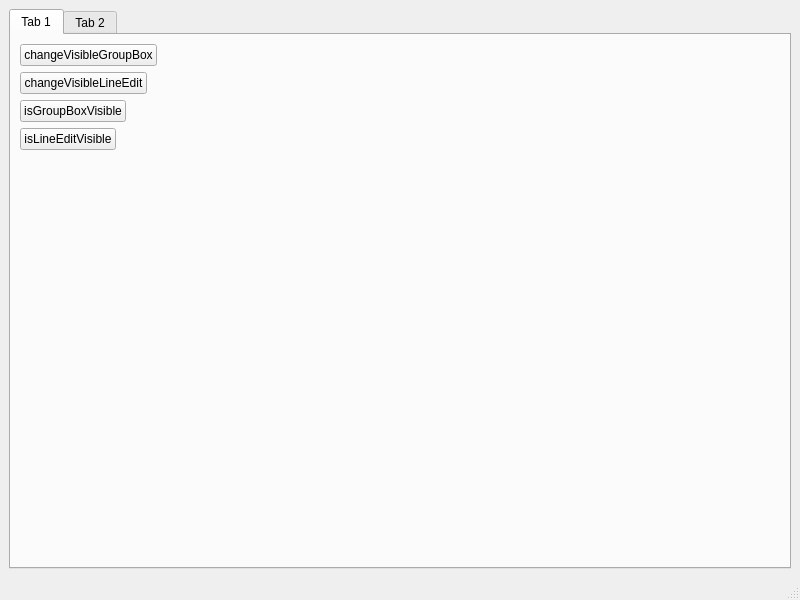
<?xml version="1.0" encoding="UTF-8"?>
<ui version="4.0">
 <class>MainWindow</class>
 <widget class="QMainWindow" name="MainWindow">
  <property name="geometry">
   <rect>
    <x>0</x>
    <y>0</y>
    <width>800</width>
    <height>600</height>
   </rect>
  </property>
  <property name="windowTitle">
   <string>MainWindow</string>
  </property>
  <widget class="QWidget" name="centralwidget">
   <layout class="QGridLayout" name="gridLayout">
    <item row="0" column="0">
     <widget class="QTabWidget" name="tabWidget">
      <property name="currentIndex">
       <number>0</number>
      </property>
      <widget class="QWidget" name="tab">
       <attribute name="title">
        <string>Tab 1</string>
       </attribute>
       <layout class="QFormLayout" name="formLayout">
        <item row="4" column="1">
         <widget class="ELineEdit" name="leIsGroupBoxVisible"/>
        </item>
        <item row="5" column="1">
         <widget class="ELineEdit" name="leIsLineEditVisible"/>
        </item>
        <item row="1" column="0">
         <widget class="QPushButton" name="pbChangeVisibleLineEdit">
          <property name="text">
           <string>changeVisibleLineEdit</string>
          </property>
         </widget>
        </item>
        <item row="0" column="0">
         <widget class="QPushButton" name="pbChangeVisibleGroupBox">
          <property name="text">
           <string>changeVisibleGroupBox</string>
          </property>
         </widget>
        </item>
        <item row="4" column="0">
         <widget class="QPushButton" name="pbIsGroupBoxVisible">
          <property name="text">
           <string>isGroupBoxVisible</string>
          </property>
         </widget>
        </item>
        <item row="5" column="0">
         <widget class="QPushButton" name="pbIsLineEditVisible">
          <property name="text">
           <string>isLineEditVisible</string>
          </property>
         </widget>
        </item>
       </layout>
      </widget>
      <widget class="QWidget" name="tab_2">
       <attribute name="title">
        <string>Tab 2</string>
       </attribute>
       <layout class="QGridLayout" name="gridLayout_2">
        <item row="0" column="0">
         <widget class="QTabWidget" name="tabWidget_2">
          <property name="currentIndex">
           <number>1</number>
          </property>
          <widget class="QWidget" name="tab_3">
           <attribute name="title">
            <string>Tab 1</string>
           </attribute>
          </widget>
          <widget class="QWidget" name="tab_4">
           <attribute name="title">
            <string>Tab 2</string>
           </attribute>
           <layout class="QGridLayout" name="gridLayout_3">
            <item row="0" column="0">
             <widget class="EGroupBox" name="eGroupBox">
              <layout class="QGridLayout" name="gridLayout_4">
               <item row="0" column="0">
                <widget class="ELineEdit" name="eLineEdit"/>
               </item>
              </layout>
             </widget>
            </item>
           </layout>
          </widget>
         </widget>
        </item>
       </layout>
      </widget>
     </widget>
    </item>
   </layout>
  </widget>
  <widget class="QMenuBar" name="menubar">
   <property name="geometry">
    <rect>
     <x>0</x>
     <y>0</y>
     <width>800</width>
     <height>26</height>
    </rect>
   </property>
  </widget>
  <widget class="QStatusBar" name="statusbar"/>
 </widget>
 <customwidgets>
  <customwidget>
   <class>ELineEdit</class>
   <extends></extends>
   <header>elineedit.h</header>
  </customwidget>
  <customwidget>
   <class>EGroupBox</class>
   <extends></extends>
   <header>egroupbox.h</header>
   <container>1</container>
  </customwidget>
 </customwidgets>
 <resources/>
 <connections/>
</ui>
